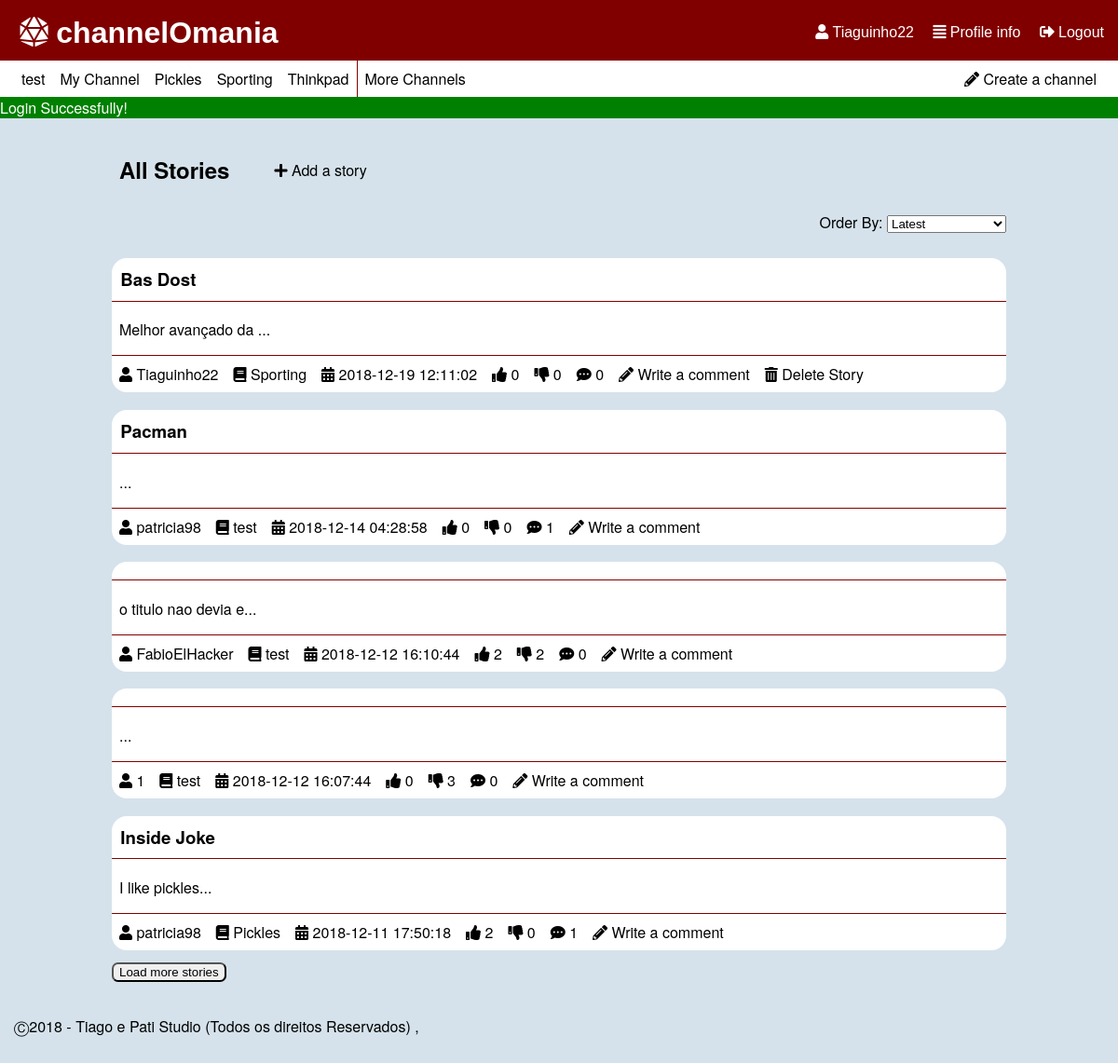
Before: /pages/mainpage.php (signed in) with the older database file.
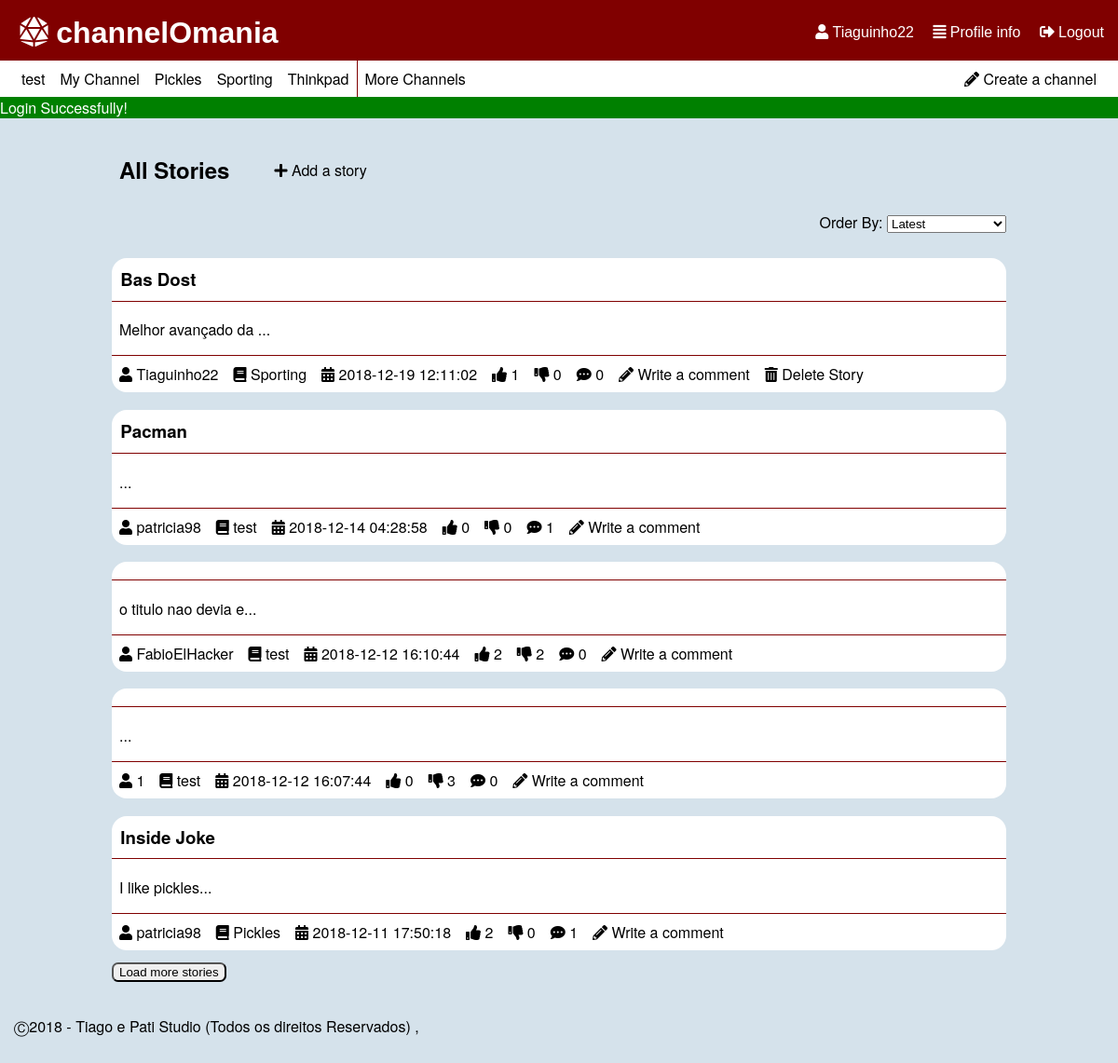
After: the same page with the newer database file.
### tables this page shows
CREATE TABLE "channel" (
	"ID"	INTEGER NOT NULL,
	"name"	TEXT NOT NULL UNIQUE,
	"coverImage"	TEXT,
	"author"	INTEGER NOT NULL,
	PRIMARY KEY("ID"),
	FOREIGN KEY("author") REFERENCES "user"("ID") ON DELETE Cascade ON UPDATE No Action
);

CREATE TABLE "story" (
	"storyID"	INTEGER NOT NULL,
	"title"	TEXT NOT NULL,
	"content"	TEXT NOT NULL,
	"upvotes"	INTEGER NOT NULL DEFAULT 0,
	"downvotes"	INTEGER NOT NULL DEFAULT 0,
	"author"	INTEGER NOT NULL,
	"date"	TEXT NOT NULL,
	"channel"	INTEGER NOT NULL,
	"image"	TEXT,
	PRIMARY KEY("storyID"),
	FOREIGN KEY("channel") REFERENCES "channel"("ID") ON DELETE Cascade ON UPDATE No Action,
	FOREIGN KEY("author") REFERENCES "user"("ID") ON DELETE Cascade ON UPDATE No Action
);

CREATE TABLE "user" (
	"ID"	INTEGER NOT NULL PRIMARY KEY AUTOINCREMENT,
	"username"	TEXT NOT NULL,
	"email"	TEXT NOT NULL,
	"password"	TEXT NOT NULL,
	"birth"	TEXT,
	"profilePic"	TEXT,
	"score"	INTEGER DEFAULT 0,
	CONSTRAINT "username" UNIQUE("username")
);

### pages/mainpage.php (called while the page is built, shortened)
<?php
  include_once('../database/db_list.php');
  include_once('../templates/tpl_common.php');
  include_once('../templates/tpl_mainpage.php');
  draw_header("Feed");
  $storyInfo = listStory('');
  draw_mainpage($storyInfo);
  draw_footer();
?>

### database/db_list.php (called while the page is built, shortened)
<?php
function listStory($sort='',$offset = 0,$limit = 5) {
  switch($sort){
    default:
      $order = 'storyID DESC';
      break;
  }
  $db = Database::instance()->db();
  $stmt = $db->prepare('SELECT *,(SELECT COUNT(*) FROM comment WHERE comment.story == storyID) AS n_comments,channel.name AS channelName,story.author AS storyAuthor,channel.author AS channelAuthor FROM story INNER JOIN user ON user.ID == story.author INNER JOIN channel ON channel.ID == story.channel ORDER BY '.$order.' LIMIT ? OFFSET ?');
  $stmt->execute(array($limit,$offset));
  return $stmt->fetchAll();
}
function listChannel($sort='') {
  switch($sort){
    case 'mActive':
      $order = 'n_stories DESC';
      break;
  }
  $db = Database::instance()->db();
  $stmt = $db->prepare('SELECT *,(SELECT COUNT(*) FROM story WHERE story.channel == channel.ID) AS n_stories,channel.ID as channelId FROM channel INNER JOIN user ON author=user.ID ORDER BY '.$order);
  $stmt->execute();
  return $stmt->fetchAll();
}
?>

### templates/tpl_mainpage.php (the view)
<?php include_once('../templates/tpl_story.php'); ?>
<?php function draw_mainpage($storyInfo) { ?>
  <div id="order_stories">
    <ul>
      <li><h2>All Stories</h2></li>
      <li><p id="addStory"><a href = "../pages/new_story.php" ><i class="fas fa-plus"></i> Add a story</a></p></li>
    </ul>
  <?php draw_story_list($storyInfo); ?>
<?php } ?>
<?php function draw_story_list_item($story) { ?>
  <section id="story_preview">
    <h3><a href = "../pages/story.php?storyId=<?php echo($story['storyID']); ?>" ><?php echo($story['title']); ?></a></h3>
    <p><?php echo(substr($story['content'],0,20)); ?>...</p>
    <?php draw_story_info($story); ?>
  </section>
<?php } ?>
<?php function draw_story_info($story) { ?>
  <ul>
    <li><a href="../pages/profile.php?userId=<?php echo($story['storyAuthor']); ?>"><i class="fas fa-user"></i> <?php echo($story['username']); ?></a></li>
    <li><a href="../pages/channel.php?channelId=<?php echo($story['channel']); ?>"><i class="fas fa-book"></i> <?php echo($story['channelName']); ?></a></li>
    <li><i class="fas fa-calendar-alt"></i> <?php echo($story['date']); ?></li>
    <li class="nUpVote" data-id="<?php echo($story['storyID']); ?>"><i class="fas fa-thumbs-up"></i> <?php echo($story['upvotes']); ?></li>
    <li class="nDownVote" data-id="<?php echo($story['storyID']); ?>"><i class="fas fa-thumbs-down"></i> <?php echo($story['downvotes']); ?></li>
    <li><i class="fas fa-comment-dots"></i> <?php echo($story['n_comments']); ?></li>
    <li><a href="../pages/new_comment.php?storyId=<?php echo($story['storyID']); ?>"><i class="fas fa-pencil-alt"></i> Write a comment</a></li>
    <?php if($story['username'] == $_SESSION['username']) { ?>
      <li><a href="../actions/action_delete_story.php?storyId=<?php echo($story['storyID']); ?>&csrf=<?php echo($_SESSION['csrf']); ?>"><i class="fas fa-trash-alt"></i> Delete Story</a></li>
    <?php } ?>
  </ul>
<?php } ?>

### templates/tpl_common.php (shortened to what this page needs)
<?php function draw_header($tabText = ""){
?>
<!DOCTYPE html>
<html lang="en-US">
  <head>
    <link href="../css/style.css" rel="stylesheet">
    <link href="../css/input.css" rel="stylesheet">
    <link href="../css/links.css" rel="stylesheet">
    <link rel="stylesheet" href="https://use.fontawesome.com/releases/v5.5.0/css/all.css">
  </head>
  <body>
    <header id="header">
      <?php if(isset($_SESSION['username'])){ ?>
        <div id='options'>
          <a href="../pages/profile.php"><i class="fas fa-user"></i> <?php echo($_SESSION['username']) ?></a>
          <a href="../pages/profile.php"><i class="fas fa-align-justify"></i> Profile info</a>
          <a href="../actions/action_logout.php"><i class="fas fa-sign-out-alt"></i> Logout</a>
        </div>
      <?php } ?>
      <h1><a href="mainpage.php"><i class="fas fa-dice-d20"></i> channelOmania</a></h1>
    </header>
    <?php if(isset($_SESSION['username'])){ ?>
    <div id="list_channels">
      <p><a href = "../pages/new_channel.php" ><i class="fas fa-pencil-alt"></i> Create a channel</a></p>
      <?php $channels = listChannel('mActive'); ?>
      <ul>
      <?php if(count($channels) > 5) { ?>
        <?php for ($i=0; $i < 5; $i++) { ?>
          <li><a href = "../pages/channel.php?channelId=<?php echo($channels[$i]['channelId']); ?>" ><?php echo($channels[$i]['name']); ?></a></li>
        <?php } ?>
          <li id="moreChannels"><a href = "../pages/all_channels.php" >More Channels</a></li>
      <?php } else { ?>
        <?php foreach($channels as $channel_list){ ?>
          <li><a href = "../pages/channel.php?channelId=<?php echo($channel_list['channelId']); ?>" ><?php echo($channel_list['name']); ?></a></li>
        <?php } ?>
      <?php } ?>
      </ul>
    </div>
    <?php } ?>
    <?php if (isset($_SESSION['messages'])) {?>
      <section id="messages">
        <?php foreach($_SESSION['messages'] as $message) { ?>
          <div class="<?=$message['type']?>"><?=$message['content']?></div>
        <?php } ?>
      </section>
    <?php unset($_SESSION['messages']); } ?>
<?php } ?>
<?php function draw_footer(){
  ?>
  <footer class="footer">
    <p>	&#9400;2018 - Tiago e Pati Studio (Todos os direitos Reservados) ,</p>
  </footer>
</body>
</html>
<?php }
 ?>

### templates/tpl_story.php (shortened to what this page needs)
<?php include_once('../templates/tpl_mainpage.php'); ?>
<?php include_once('../database/db_list.php'); ?>
<?php function draw_story_list($storyInfo) { ?>
  <p id="order">Order By:
  <select id='orderSelector'>
    <option value="mRecent">Latest</option>
  </select></p>
 </div>
  <section id="storyList">
  <?php foreach($storyInfo as $story) { ?>
    <?php draw_story_list_item($story); ?>
  <?php } ?>
  </section>
  <?php if(count($storyInfo) != 0){ ?>
  <button id="btnLoadStories">Load more stories</button>
  <?php } ?>
<?php } ?>

### css/style.css (style rules this page uses)
body { font-family: IBMPlexSans, Helvetica Neue, Segoe UI, Helvetica, Verdana, Arial, sans-serif; background-color: #D5E2EB; margin: 0; }
ul { display: flex; flex-wrap: wrap; flex-direction: row; padding: 0; margin: 0; }
li { text-align: center; list-style-type: none; padding: 0.5em; }
#list_channels { background-color: white; position: relative; padding: 0px 15px; }
#list_channels p { float: right; margin: 0; }
#list_channels li, #list_channels p { padding: 0; }
#header { background-color: #800000; padding: 0.2em 15px; position: relative; }
#header h1 { margin: 0.2em; }
h1 { margin-left: 0.5em; }
#options { float: right; height: 0; }
article, #story_preview { background-color: white; width: 80%; margin: auto; border-radius: 1em; }
article header, #story_preview h3 { margin-top: 1em; padding: 0.5em; border-bottom: 1px solid #800000; }
article p, #story_preview p { padding-left: 0.5em; }
article footer, #story_preview ul { padding: 0; border-top: 1px solid #800000; }
#moreChannels { border-left: 1px solid #800000; }
#messages .success { background-color: green; color: white; }
body,html { min-height: 80vh; }
#header div { margin-top: 1.2em; }
#addStory { margin-top: 1.6em; padding-left: 2em; }
#order_stories #order { float: right; margin: 0; position: relative; }
#btnLoadComments, #btnLoadStories { margin-top: 1em; margin-left: 10%; border-radius: 0.5em; }
footer { clear: left; bottom: auto; padding-top: 30px; padding: 20px 15px; }
#order_stories { margin: 10px 10% 50px; }

### css/links.css (style rules this page uses)
#header a { color: white; font-family: Helvetica; }
#header div a { list-style-type: none; padding-left: 1em; }
a:link, a:visited { color: black; text-decoration: none; }
#list_channels li a, #list_channels p a { padding: 0.5em 0.5em; display: block; }
article header a, #story_preview h3 a { font-weight: bold; }

Changed rows visible on the page:
changed story "Bas Dost": upvotes "0" → "1"
